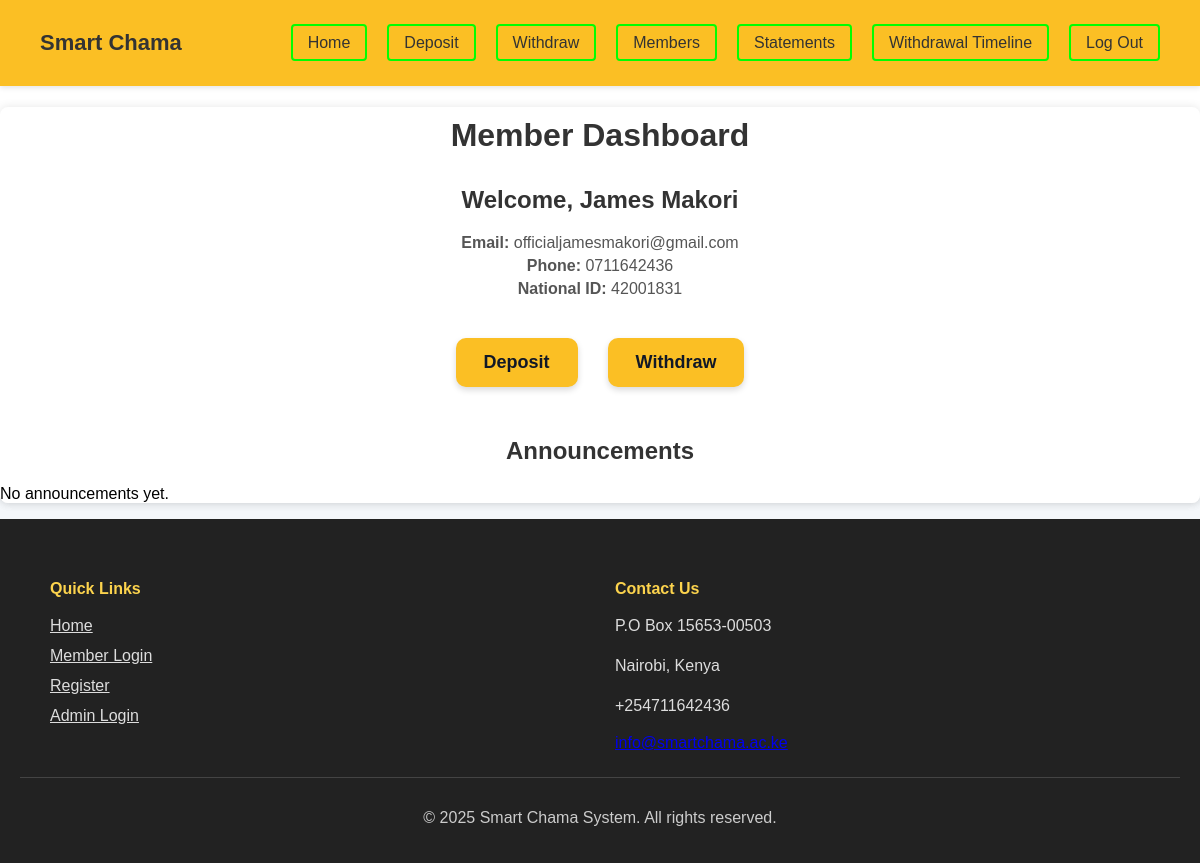
Screenshot of /members/home/ (signed in) with the database file from the repository.
### SmartChamaV1/models.py (models this page shows, shortened)
class ChamaMember(models.Model):
    full_name = models.CharField(max_length=100)
    email = models.EmailField(unique=True)
    phone_number = models.CharField(max_length=15, unique=True)
    idNumber = models.CharField(max_length=20, unique=True)
    joined_date = models.DateTimeField(auto_now_add=True)
    password = models.CharField(max_length=128)
    user = models.ForeignKey(User, on_delete=models.CASCADE, null=True, blank=True)
    reset_token = models.CharField(max_length=200, blank=True, null=True)
    reset_token_expiry = models.DateTimeField(blank=True, null=True)

### SmartChamaV1/views.py (the view)
# urls.py: path('members/home/',views.member_home_page,name="member_home"),
def member_home_page(request):
    member = get_logged_member(request)
    if not member:
        return redirect('login')
    return render(request, 'member_home.html', {'member': member})

### SmartChamaV1/views.py (called while the page is built)
def get_logged_member(request):
    member_id = request.session.get('member_id')
    if not member_id:
        return None
    try:
        return ChamaMember.objects.get(id=member_id)
    except ChamaMember.DoesNotExist:
        return None

### templates/member_home.html
{% extends 'base.html' %}
{% load static %}
{% block content %}
<nav class="navbar">
   <div class="logo">Smart Chama</div>
   <ul>
       <li><a href="{% url 'member_home' %}" id="btn-nav">Home</a></li>
       <li><a href="{% url 'deposit' %}" id="btn-nav">Deposit</a></li>
       <li><a href="{% url 'withdraw' %}" id="btn-nav">Withdraw</a></li>
       <li><a href="{% url 'member_list' %}" id="btn-nav">Members</a></li>
       <li><a href="{% url 'statements' %}" id="btn-nav">Statements</a></li>
       <li><a href="{% url 'withdrawal_timeline' %}" id="btn-nav">Withdrawal Timeline</a></li>
       <li><a href="{% url 'logout' %}" id="btn-nav">Log Out</a></li>
   </ul>
</nav>
<div class="container">
    <h1>Member Dashboard</h1>
    <div class="member-info">
        <h2>Welcome, {{ member.full_name }}</h2>
        <p><strong>Email:</strong> {{ member.email }}</p>
        <p><strong>Phone:</strong> {{ member.phone_number }}</p>
        <p><strong>National ID:</strong> {{ member.idNumber }}</p>
    </div>
    <div class="action-buttons">
       <a href="{% url 'deposit' %}" class="action-btn">Deposit</a>
       <a href="{% url 'withdraw' %}" class="action-btn">Withdraw</a>
    </div>
    <h2>Announcements</h2>
    <div class="announce">
        {% for announcement in announcements %}
        <div class="announcement-item">
            <h3>{{ announcement.title }}</h3>
            <p>{{ announcement.message }}</p>
            <span class="date">{{ announcement.date_posted|date:"d M Y" }}</span>
        </div>
        {% empty %}
        <p>No announcements yet.</p>
        {% endfor %}
    </div>
</div>
{% endblock content %}

### static/css/styles.css (style rules this page uses)
body { margin: 0; padding: 0; background: #f4f7fa; font-family: Arial, Helvetica, sans-serif; }
.container { width: 100%; max-width: 1350px; margin: 2px auto; background: #fff; padding: 0; box-shadow: 0 0 10px rgba(0,0,0,0.1); border-radius: 8px; }
h1, h2, h3 { color: #333; text-align: center; font-weight: bolder; padding-top: 10px; }
.action-buttons { display: flex; justify-content: center; gap: 30px; margin: 40px 0; }
.action-btn { background: #fbbf24; color: #111827; padding: 14px 28px; border-radius: 10px; text-decoration: none; font-size: 18px; font-weight: bold; box-shadow: 0 3px 6px rgba(0,0,0,0.15); transition: 0.3s ease-in-out; }
.member-info { text-align: center; margin-bottom: 30px; }
.member-info p { font-size: 16px; color: #555; margin: 5px 0; }

### static/css/index.css (style rules this page uses)
.navbar { background: #fbbf24; padding: 18px 40px; display: flex; justify-content: space-between; align-items: center; box-shadow: 0 2px 5px rgba(0,0,0,0.1); position: sticky; top: 0; z-index: 10; }
.navbar .logo { font-size: 22px; font-weight: bold; color: #333; }
.navbar ul { display: flex; gap: 20px; list-style: none; }
.navbar ul li a { text-decoration: none; color: #333; font-weight: 500; transition: 0.3s; }
#btn-nav { border: 2px solid lime; border-radius: 4px; padding: 8px 15px; }
.container { max-width: 1350px; margin: 0 auto; padding: 0; }

### rows the page displays
ChamaMember: full_name "James Makori", email "officialjamesmakori@gmail.com", phone_number "0711642436", idNumber "42001831"
